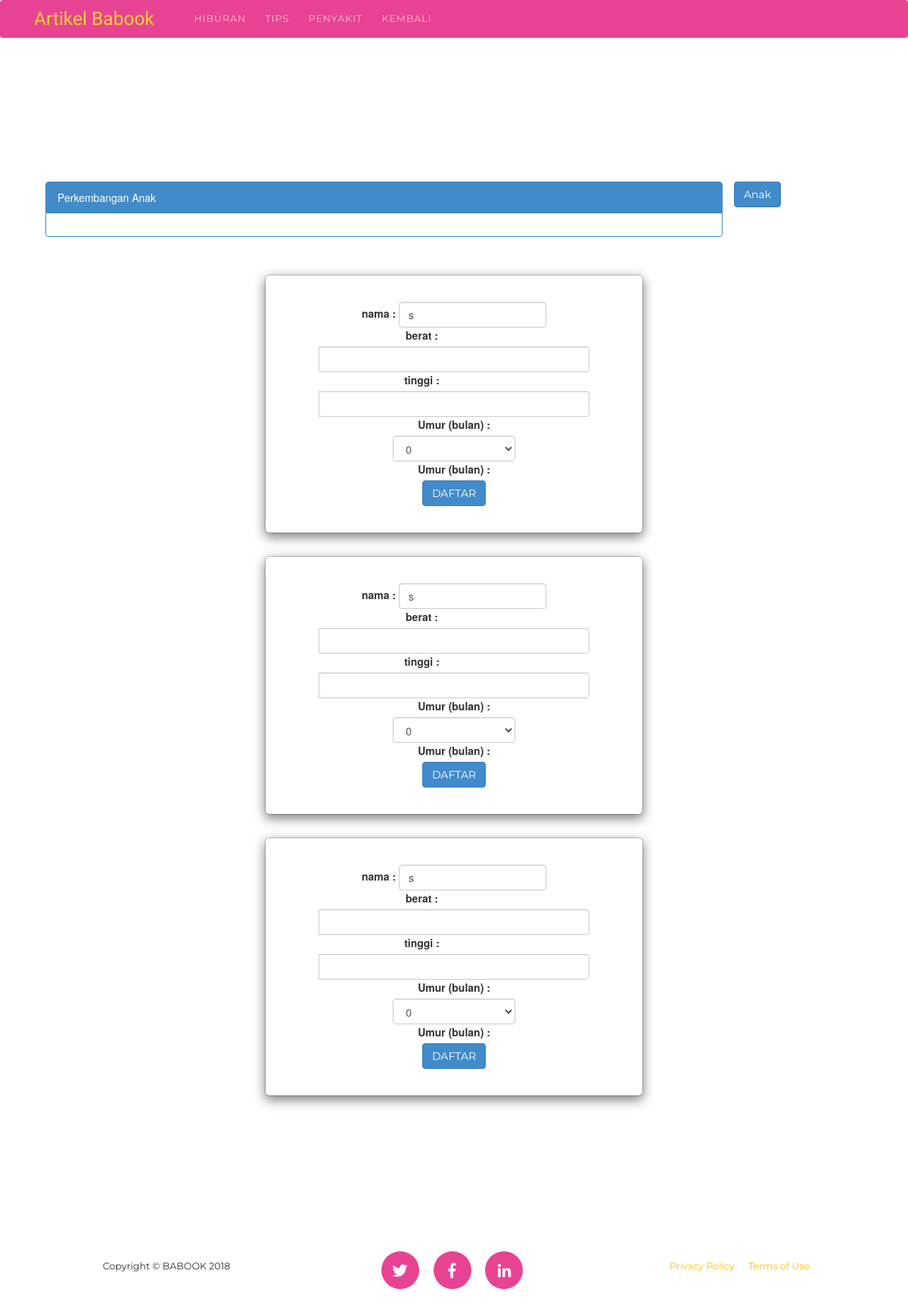
The page /grafik.php?nama_anak=s on the database its author committed.
### tables this page shows
CREATE TABLE `anak` (
  `id_anak` int(3) NOT NULL,
  `nama_anak` varchar(30) DEFAULT NULL,
  `jk` varchar(1) DEFAULT NULL,
  `umur` int(11) DEFAULT NULL,
  `berat` int(4) DEFAULT NULL,
  `tinggi` int(4) DEFAULT NULL,
  `tanggal_cek` date NOT NULL,
  `id_ibu` varchar(30) DEFAULT NULL
);

### grafik.php (the view, shortened to what this page needs)
<!DOCTYPE html>
<html lang="en">
  <head>
    <link href="vendor/bootstrap/css/bootstrap.min.css" rel="stylesheet">
    <link href="vendor/fontawesome-free/css/all.min.css" rel="stylesheet" type="text/css">
      <link href="./css/artikel.css" rel="stylesheet">
    <link href="./css/agency.min2.css" rel="stylesheet">
    <link href="./css/agency2.css" rel="stylesheet">
<link rel="stylesheet" href="assets/css/bootstrap.min.css">
  <link rel="stylesheet" href="assets/css/ilmudetil.css">
  </head>
  <body id="page-top">
    <nav class="navbar navbar-expand-lg navbar-dark fixed-top" id="mainNav">
      <div class="container">
        <a class="navbar-brand js-scroll-trigger" href="#page-top">Artikel Babook</a>
        <div class="collapse navbar-collapse" id="navbarResponsive">
          <ul class="navbar-nav text-uppercase ml-auto">
               <li class="nav-item">
              <a class="nav-link" href="hiburan.php">HIBURAN</a>
            <li class="nav-item">
              <a class="nav-link" href="tips.php">TIPS</a>
            </li>
            <li class="nav-item">
              <a class="nav-link" href="penyakit.php">PENYAKIT</a>
            </li>
            <li class="nav-item">
              <a class="nav-link" href="index.php">KEMBALI</a>
            </li>
          </ul>
        </div>
      </div>
    </nav>
    <section id="services">
  <div class="container" style="margin-top:20px">
    <button type="button" class="btn btn-primary btn-xl" data-toggle="modal" data-target="#grafik">Anak</button>
  <div class="col-md-10">
    <div class="panel panel-primary">
      <div class="panel-heading">Perkembangan Anak</div>
        <div class="panel-body">
        </div>
    </div>
  </div>
</div>
<div>
 <?php
$bulan    = array('0','1','2','3','4','5','6','7','8','9','10','11','12','13','15','16','17','18','19','20','21','24');
global $mysqli;
$nama_anak = $_GET['nama_anak'];
$que = mysqli_query($mysqli,"SELECT nama_anak FROM anak where nama_anak ='$nama_anak' ");
    while ($res=mysqli_fetch_array($que)) {
 ?>
      <div class="modal-dialog modal-col" role="document">
       <div class="modal-content">
            <div class="modal-body">
            <form action="" style="margin: 20px 40px " align="center" autocomplete="off" method="post" class="navbar-form">
              <div class="form-group">
                          <label>nama :</label>
                           <input type="text" name="nama_anak" class="form-control" placeholder="Dalam bulan" required autocomplete="off" value="<?php echo $res['nama_anak']; ?>">
                          <br></div>
                <br>
                <div class="input-group">
                  <label style="margin-right: 85px">berat : </label>
                  <input type="text" name="berat" class="form-control" placeholder=" " required autocomplete="off">
               </div>
           <br>
                  <div class="input-group">
                  <label style="margin-right: 85px">tinggi : </label>
                  <input type="text" name="tinggi" class="form-control" placeholder=" " required autocomplete="off">
                </div>
                <br>
                <div class="form-group">
                          <label>Umur (bulan) :</label>
                          <select name="bulan" required="" class="form-control select2" style="width: 100%;">
                           <?php
                            foreach ($bulan as $j){
                                echo "<option value='$j' ";
                                echo ">$j</option>";
                            }
                            ?>
                          </select>
                          <br></div>
                <br>
                 <div>
                   <div class="form-group">
                          <label>Umur (bulan) :</label>
                          <br></div>
                <br>
                 <div>
              <input class="btn btn-primary" data-toggle="modal" type="submit" value="DAFTAR" name="grafik">
              </div>
          </form>
          </div>
          </div>
          </div>
        <?php } ?>
       </div>
 </section>
    <footer>
      <div class="container">
        <div class="row">
          <div class="col-md-4">
            <span class="copyright">Copyright &copy; BABOOK 2018</span>
          </div>
          <div class="col-md-4">
            <ul class="list-inline social-buttons">
              <li class="list-inline-item">
                <a href="#">
                  <i class="fab fa-twitter"></i>
                </a>
              </li>
              <li class="list-inline-item">
                <a href="#">
                  <i class="fab fa-facebook-f"></i>
                </a>
              </li>
              <li class="list-inline-item">
                <a href="#">
                  <i class="fab fa-linkedin-in"></i>
                </a>
              </li>
            </ul>
          </div>
          <div class="col-md-4">
            <ul class="list-inline quicklinks">
              <li class="list-inline-item">
                <a href="#">Privacy Policy</a>
              </li>
              <li class="list-inline-item">
                <a href="#">Terms of Use</a>
              </li>
            </ul>
          </div>
        </div>
      </div>
    </footer>
  </body>
</html>

### css/agency.min2.css (style rules this page uses)
body { overflow-x:hidden;font-family:'Roboto Slab',-apple-system,BlinkMacSystemFont,'Segoe UI',Roboto,'Helvetica Neue',Arial,sans-serif,'Apple Color Emoji','Segoe UI Emoji','Segoe UI Symbol','Noto Color Emoji' }
a { color:#fed136 }
section { padding:100px 0 }
@media (min-width:768px) { section { padding:150px 0 } }
.btn { font-family:Montserrat,-apple-system,BlinkMacSystemFont,'Segoe UI',Roboto,'Helvetica Neue',Arial,sans-serif,'Apple Color Emoji','Segoe UI Emoji','Segoe UI Symbol','Noto Color Emoji';font-weight:700 }
.btn-xl { font-size:18px;padding:20px 40px }
.btn-primary { background-color:#fed136;border-color:#fed136 }
#mainNav { background-color:#e84393 }
#mainNav .navbar-brand { color:#fed136;font-family:'Kaushan Script',-apple-system,BlinkMacSystemFont,'Segoe UI',Roboto,'Helvetica Neue',Arial,sans-serif,'Apple Color Emoji','Segoe UI Emoji','Segoe UI Symbol','Noto Color Emoji' }
#mainNav .navbar-nav .nav-item .nav-link { font-size:90%;font-weight:400;padding:.75em 0;letter-spacing:1px;color:pink;font-family:Montserrat,-apple-system,BlinkMacSystemFont,'Segoe UI',Roboto,'Helvetica Neue',Arial,sans-serif,'Apple Color Emoji','Segoe UI Emoji','Segoe UI Symbol','Noto Color Emoji' }
@media (min-width:992px) { #mainNav { padding-top:0px;padding-bottom:0px;border:none;background-color:#e84393 } }
@media (min-width:992px) { #mainNav .navbar-brand { font-size:1.75em;-webkit-transition:all .3s;transition:all .3s } }
@media (min-width:992px) { #mainNav .navbar-nav .nav-item .nav-link { padding:1.1em 1em!important } }
footer { padding:25px 0;text-align:center }
footer span.copyright { font-size:90%;line-height:40px;text-transform:none;font-family:Montserrat,-apple-system,BlinkMacSystemFont,'Segoe UI',Roboto,'Helvetica Neue',Arial,sans-serif,'Apple Color Emoji','Segoe UI Emoji','Segoe UI Symbol','Noto Color Emoji' }
footer ul.quicklinks { font-size:90%;line-height:40px;margin-bottom:0;text-transform:none;font-family:Montserrat,-apple-system,BlinkMacSystemFont,'Segoe UI',Roboto,'Helvetica Neue',Arial,sans-serif,'Apple Color Emoji','Segoe UI Emoji','Segoe UI Symbol','Noto Color Emoji' }
ul.social-buttons { margin-bottom:0 }
ul.social-buttons li a { font-size:20px;line-height:50px;display:block;width:50px;height:50px;-webkit-transition:all .3s;transition:all .3s;color:#fff;border-radius:100%;outline:0;background-color:#e84393 }

### assets/css/ilmudetil.css (style rules this page uses)
a { color: #FFC107;text-decoration: none; }

### rows shown on the page
anak: nama_anak "s"
anak: nama_anak "s"
anak: nama_anak "s"

### other values the page prints
form field bulan "0"
